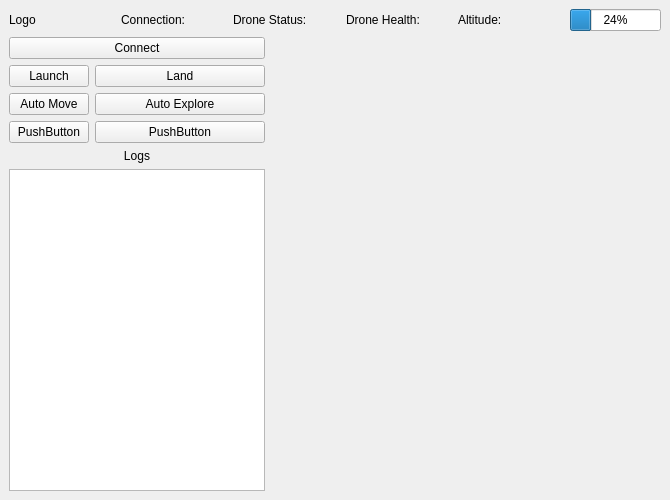
<?xml version="1.0" encoding="UTF-8"?>
<ui version="4.0">
 <class>MainWindow</class>
 <widget class="QMainWindow" name="MainWindow">
  <property name="enabled">
   <bool>true</bool>
  </property>
  <property name="geometry">
   <rect>
    <x>0</x>
    <y>0</y>
    <width>670</width>
    <height>500</height>
   </rect>
  </property>
  <property name="minimumSize">
   <size>
    <width>300</width>
    <height>250</height>
   </size>
  </property>
  <property name="mouseTracking">
   <bool>true</bool>
  </property>
  <property name="windowTitle">
   <string>MainWindow</string>
  </property>
  <widget class="QWidget" name="centralwidget">
   <property name="minimumSize">
    <size>
     <width>250</width>
     <height>300</height>
    </size>
   </property>
   <property name="layoutDirection">
    <enum>Qt::LeftToRight</enum>
   </property>
   <layout class="QGridLayout" name="gridLayout_2" rowstretch="0,0,0" columnstretch="0,1">
    <item row="1" column="1" rowspan="2">
     <widget class="QWidget" name="widget" native="true"/>
    </item>
    <item row="0" column="0" colspan="2">
     <layout class="QHBoxLayout" name="horizontalLayout">
      <property name="spacing">
       <number>25</number>
      </property>
      <item>
       <widget class="QLabel" name="label_1">
        <property name="text">
         <string>Logo</string>
        </property>
       </widget>
      </item>
      <item>
       <widget class="QLabel" name="label_2">
        <property name="text">
         <string>Connection:</string>
        </property>
       </widget>
      </item>
      <item>
       <widget class="QLabel" name="label_3">
        <property name="text">
         <string>Drone Status:</string>
        </property>
       </widget>
      </item>
      <item>
       <widget class="QLabel" name="label_5">
        <property name="text">
         <string>Drone Health:</string>
        </property>
       </widget>
      </item>
      <item>
       <widget class="QLabel" name="label_4">
        <property name="text">
         <string>Altitude:</string>
        </property>
       </widget>
      </item>
      <item>
       <widget class="QProgressBar" name="progressBar">
        <property name="sizePolicy">
         <sizepolicy hsizetype="Preferred" vsizetype="Fixed">
          <horstretch>0</horstretch>
          <verstretch>0</verstretch>
         </sizepolicy>
        </property>
        <property name="value">
         <number>24</number>
        </property>
       </widget>
      </item>
     </layout>
    </item>
    <item row="2" column="0">
     <layout class="QVBoxLayout" name="verticalLayout">
      <property name="sizeConstraint">
       <enum>QLayout::SetDefaultConstraint</enum>
      </property>
      <item>
       <widget class="QLabel" name="label_6">
        <property name="text">
         <string>Logs</string>
        </property>
        <property name="alignment">
         <set>Qt::AlignCenter</set>
        </property>
       </widget>
      </item>
      <item>
       <widget class="QTextEdit" name="textEdit"/>
      </item>
     </layout>
    </item>
    <item row="1" column="0">
     <layout class="QGridLayout" name="gridLayout" rowstretch="0,0,0,0" columnstretch="0,1">
      <item row="3" column="1">
       <widget class="QPushButton" name="pushButton_8">
        <property name="text">
         <string>PushButton</string>
        </property>
       </widget>
      </item>
      <item row="0" column="0" colspan="2">
       <widget class="QPushButton" name="pushButton">
        <property name="sizePolicy">
         <sizepolicy hsizetype="Minimum" vsizetype="Fixed">
          <horstretch>0</horstretch>
          <verstretch>0</verstretch>
         </sizepolicy>
        </property>
        <property name="text">
         <string>Connect</string>
        </property>
       </widget>
      </item>
      <item row="1" column="1">
       <widget class="QPushButton" name="pushButton_3">
        <property name="text">
         <string>Land</string>
        </property>
       </widget>
      </item>
      <item row="3" column="0">
       <widget class="QPushButton" name="pushButton_10">
        <property name="text">
         <string>PushButton</string>
        </property>
       </widget>
      </item>
      <item row="2" column="0">
       <widget class="QPushButton" name="pushButton_9">
        <property name="text">
         <string>Auto Move</string>
        </property>
       </widget>
      </item>
      <item row="2" column="1">
       <widget class="QPushButton" name="pushButton_7">
        <property name="text">
         <string>Auto Explore</string>
        </property>
       </widget>
      </item>
      <item row="1" column="0">
       <widget class="QPushButton" name="pushButton_2">
        <property name="text">
         <string>Launch</string>
        </property>
       </widget>
      </item>
     </layout>
    </item>
   </layout>
  </widget>
 </widget>
 <resources/>
 <connections/>
</ui>
